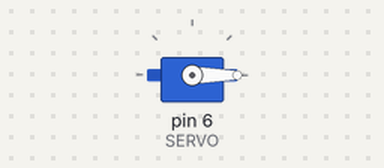
The sketch below on a simulated Arduino Uno, built with avr-gcc and run on an emulated ATmega328P. Parts: servo.

Above: at 0.05 s.
Timing chart, 0 to 32.9 s (numbered marks = the images above):
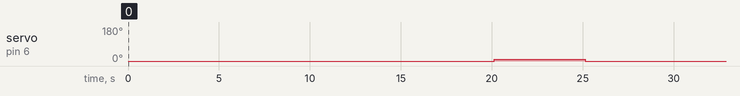

The sketch:

hackatom_campus.ino
```cpp
#include <Servo.h> //Biblioteca utilizada
#define SERVO 6 //Porta utilizada para o motor

//Explicação sobre bibliotecas e include na legenda do código

Servo s; //Variável utilizada para o servo motor
int pos; //Posição para deixar o motor

void setup (){
  s.attach(SERVO);
  pos = 0;
  Serial.begin(9600);
  s.write(pos); //Começa o motor na posição 0
}
void loop(){
  delay(20000);
  for(pos = -120; pos < 10; pos++){
    s.write(pos);
    delay(1);
  }
  delay(5000);
  for(pos = 10; pos > -120; pos--){
    s.write(pos);
    delay(1);
  }
  delay(10);
}
```

Measured:
- by itself, servo on pin 6 (SERVO): repeats every 25.3 s: 9° 5.0 s, 10° 0.01 s, 0° 20.3 s, 1° 0.01 s
